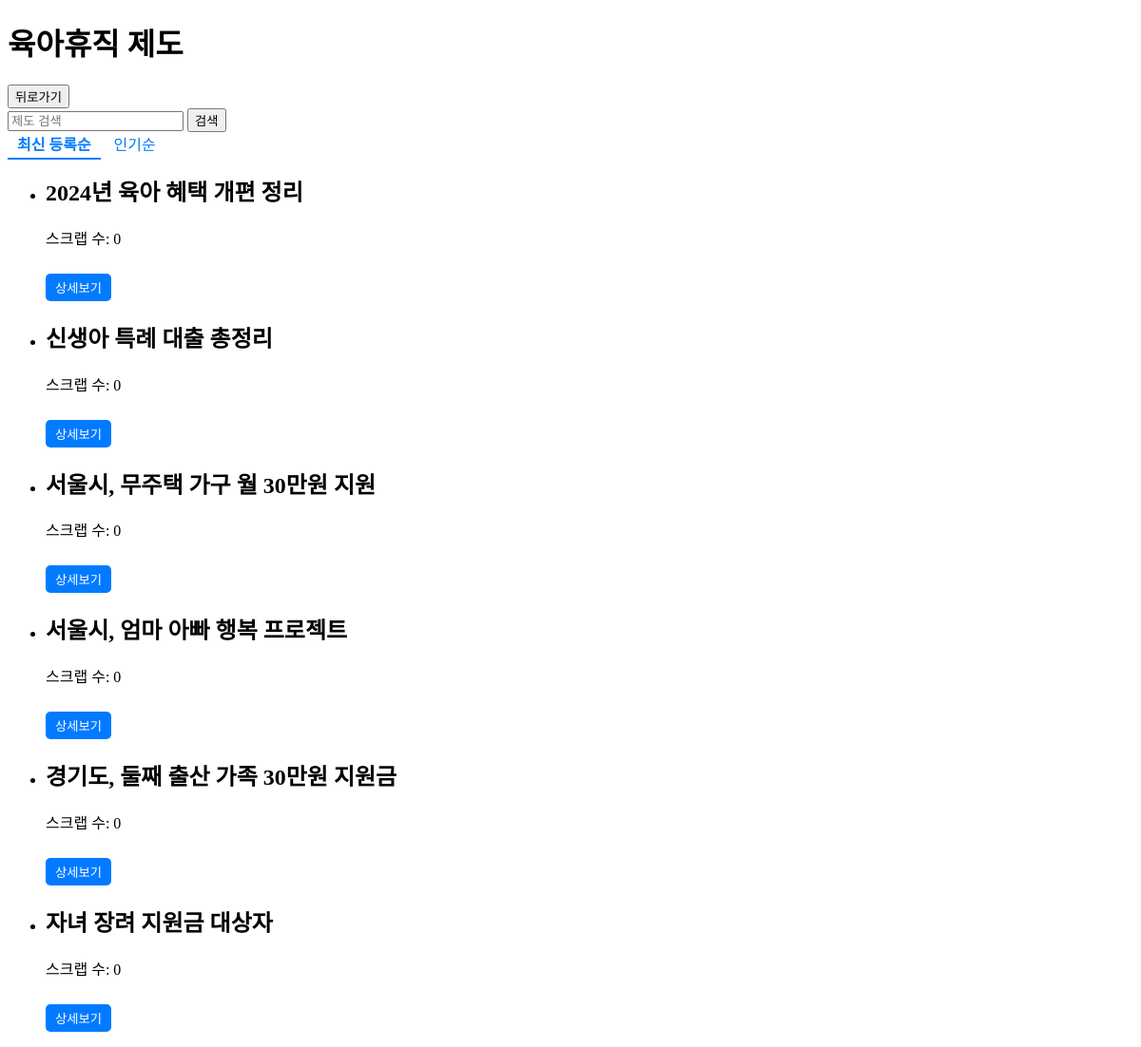
/program/policies/, run on an earlier commit of the app's database.
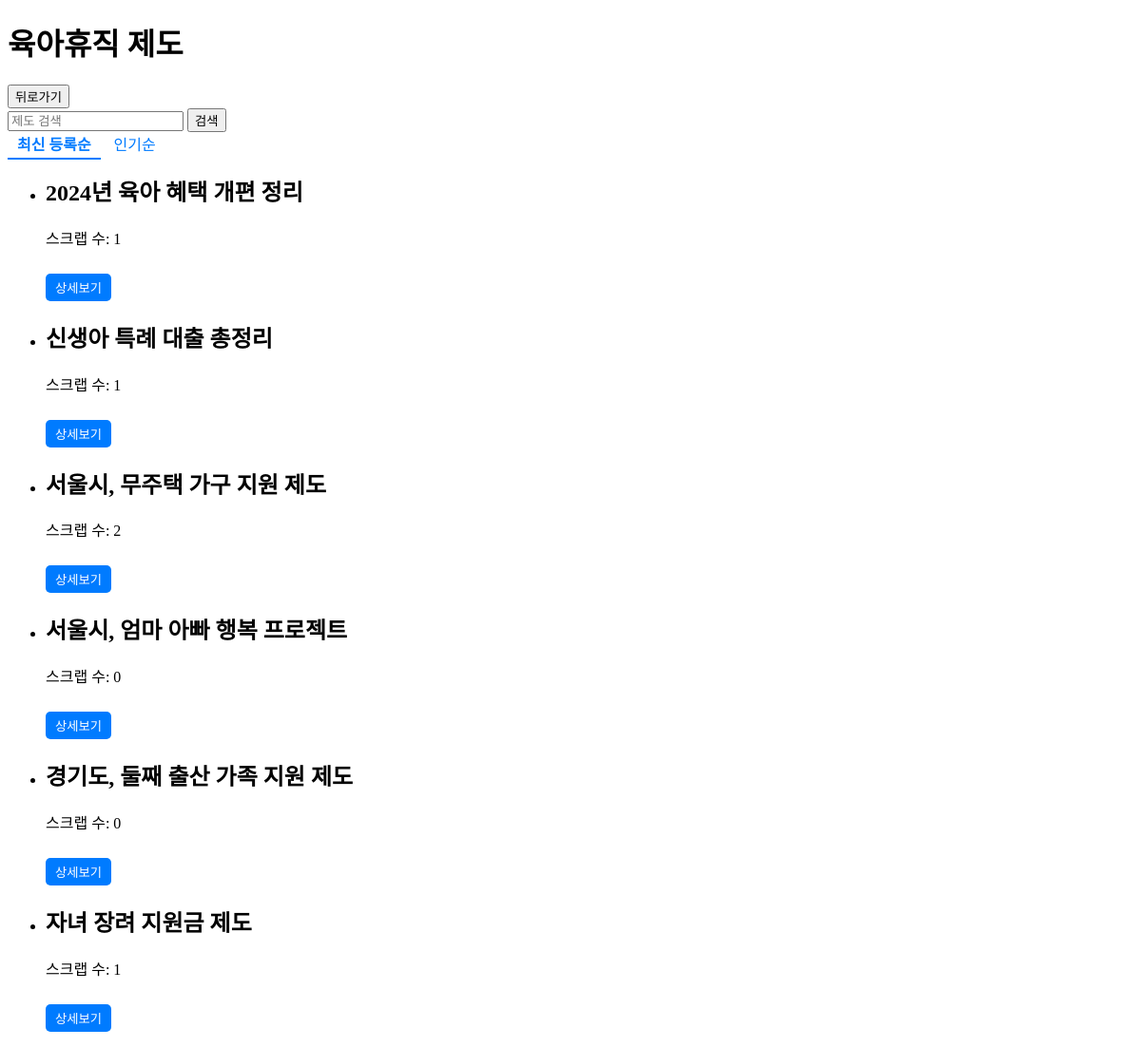
And on a later commit of the database.
### program/models.py (models this page shows, shortened)
class Policy(models.Model):
    title = models.CharField(max_length=200)
    created_at = models.DateTimeField(auto_now_add=True)  #최신 등록순

### program/views.py (the view)
# urls.py: path('policies/', policy_list, name='policy_list'),
def policy_list(request):
    sort_by = request.GET.get('sort_by', 'created_at')
    query = request.GET.get('q', '')
    policies = Policy.objects.annotate(scrap_count=Count('scraps'))
    if query:
        policies = policies.filter(title__icontains=query)
    if sort_by == 'scrap_count':
        policies = policies.order_by('-scrap_count', '-created_at')
    else:
        policies = policies.order_by('-created_at')
    return render(request, 'program/policy_list.html', {'policies': policies, 'sort_by': sort_by, 'query': query})

### program/templates/program/policy_list.html (shortened to what this page needs)
<!DOCTYPE html>
<html>
<head>
</head>
<body>
    <h1>육아휴직 제도</h1>
    <a href="{% url 'program:program_home' %}"><button>뒤로가기</button></a>
    <br>
    <form method="GET" action="{% url 'program:policy_list' %}">
        <input type="text" name="q" placeholder="제도 검색" value="{{ query }}">
        <button type="submit">검색</button>
    </form>
    <div class="sort-buttons">
        <a href="{% url 'program:policy_list' %}?sort_by=created_at" class="{% if sort_by == 'created_at' %}active{% endif %}">최신 등록순</a>
        <a href="{% url 'program:policy_list' %}?sort_by=scrap_count" class="{% if sort_by == 'scrap_count' %}active{% endif %}">인기순</a>
    </div>
    <ul>
        {% for policy in policies %}
            <li>
                <h2 class="title">{{ policy.title }}</h2>
                <p>스크랩 수: {{ policy.scrap_count }}</p>
                <a href="{% url 'program:policy_detail' policy.id %}"><button class="details-button">상세보기</button></a>
            </li>
        {% endfor %}
    </ul>
</body>
</html>

What changed in the data, as far as the page shows it:
changed Policy "2024년 육아 혜택 개편 정리": scrap_count "0" → "1"
changed Policy "신생아 특례 대출 총정리": scrap_count "0" → "1"
changed Policy: title "서울시, 무주택 가구 월 30만원 지원" → "서울시, 무주택 가구 지원 제도"; scrap_count "0" → "2"
changed Policy: title "경기도, 둘째 출산 가족 30만원 지원금" → "경기도, 둘째 출산 가족 지원 제도"
changed Policy: title "자녀 장려 지원금 대상자" → "자녀 장려 지원금 제도"; scrap_count "0" → "1"
